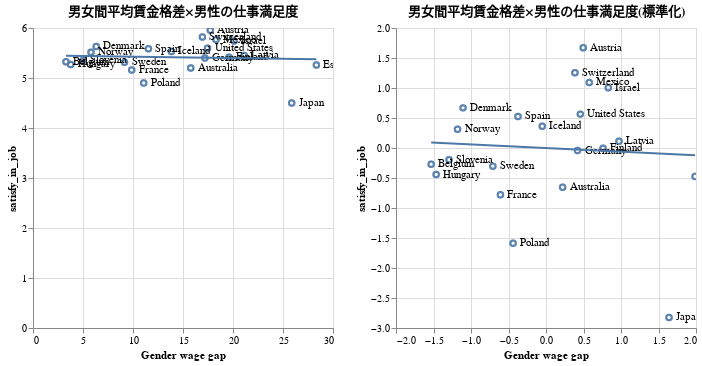

Write notebook code for a chart like this one.
### Markdown cell above
# グラフの描画

### Code cell
chart = alt.Chart(df_analysis).mark_point().encode(
    x='Gender wage gap',
    y='satisfy_in_job',
).properties(
    title="男女間平均賃金格差×男性の仕事満足度"
)
text = chart.mark_text(
    align='left',
    baseline='middle',
    dx=7
).encode(
    text='Country'
)
line = chart.transform_regression('Gender wage gap', 'satisfy_in_job').mark_line()

chart_std = alt.Chart(df_analysis_std).mark_point().encode(
    x='Gender wage gap',
    y='satisfy_in_job',
).properties(
    title="男女間平均賃金格差×男性の仕事満足度(標準化)"
)
text_std = chart_std.mark_text(
    align='left',
    baseline='middle',
    dx=7
).encode(
    text='Country'
)
line_std = chart_std.transform_regression('Gender wage gap', 'satisfy_in_job').mark_line()


chart + chart.interactive() + text + line | chart_std + chart_std.interactive() + text_std + line_std

### Figure 1 — Vega-Lite specification as saved in the notebook (floating-point values rounded to 4 significant figures)
{"config": {"view": {"continuousWidth": 300, "continuousHeight": 300}}, "hconcat": [{"layer": [{"mark": {"type": "point"}, "encoding": {"x": {"field": "Gender wage gap", "type": "quantitative"}, "y": {"field": "satisfy_in_job", "type": "quantitative"}}, "title": "男女間平均賃金格差×男性の仕事満足度"}, {"mark": {"type": "point"}, "encoding": {"x": {"field": "Gender wage gap", "type": "quantitative"}, "y": {"field": "satisfy_in_job", "type": "quantitative"}}, "name": "view_83", "title": "男女間平均賃金格差×男性の仕事満足度"}, {"mark": {"type": "text", "align": "left", "baseline": "middle", "dx": 7}, "encoding": {"text": {"field": "Country", "type": "nominal"}, "x": {"field": "Gender wage gap", "type": "quantitative"}, "y": {"field": "satisfy_in_job", "type": "quantitative"}}, "title": "男女間平均賃金格差×男性の仕事満足度"}, {"mark": {"type": "line"}, "encoding": {"x": {"field": "Gender wage gap", "type": "quantitative"}, "y": {"field": "satisfy_in_job", "type": "quantitative"}}, "title": "男女間平均賃金格差×男性の仕事満足度", "transform": [{"on": "Gender wage gap", "regression": "satisfy_in_job"}]}], "data": {"name": "data-65c550174c90cb80abdac6b5a76daa25"}}, {"layer": [{"mark": {"type": "point"}, "encoding": {"x": {"field": "Gender wage gap", "type": "quantitative"}, "y": {"field": "satisfy_in_job", "type": "quantitative"}}, "title": "男女間平均賃金格差×男性の仕事満足度(標準化)"}, {"mark": {"type": "point"}, "encoding": {"x": {"field": "Gender wage gap", "type": "quantitative"}, "y": {"field": "satisfy_in_job", "type": "quantitative"}}, "name": "view_84", "title": "男女間平均賃金格差×男性の仕事満足度(標準化)"}, {"mark": {"type": "text", "align": "left", "baseline": "middle", "dx": 7}, "encoding": {"text": {"field": "Country", "type": "nominal"}, "x": {"field": "Gender wage gap", "type": "quantitative"}, "y": {"field": "satisfy_in_job", "type": "quantitative"}}, "title": "男女間平均賃金格差×男性の仕事満足度(標準化)"}, {"mark": {"type": "line"}, "encoding": {"x": {"field": "Gender wage gap", "type": "quantitative"}, "y": {"field": "satisfy_in_job", "type": "quantitative"}}, "title": "男女間平均賃金格差×男性の仕事満足度(標準化)", "transform": [{"on": "Gender wage gap", "regression": "satisfy_in_job"}]}], "data": {"name": "data-ff7ea317eb981857d5281b42d31c8641"}}], "params": [{"name": "param_83", "select": {"type": "interval", "encodings": ["x", "y"]}, "bind": "scales", "views": ["view_83"]}, {"name": "param_84", "select": {"type": "interval", "encodings": ["x", "y"]}, "bind": "scales", "views": ["view_84"]}], "$schema": "https://vega.github.io/schema/vega-lite/v5.20.1.json", "datasets": {"data-65c550174c90cb80abdac6b5a76daa25": [{"Country": "Australia", "satisfy_in_job": 5.202, "Gender wage gap": 15.77}, {"Country": "Austria", "satisfy_in_job": 5.954, "Gender wage gap": 17.73}, {"Country": "Belgium", "satisfy_in_job": 5.326, "Gender wage gap": 3.299}, {"Country": "Denmark", "satisfy_in_job": 5.63, "Gender wage gap": 6.324}, {"Country": "Estonia", "satisfy_in_job": 5.261, "Gender wage gap": 28.34}, {"Country": "Finland", "satisfy_in_job": 5.413, "Gender wage gap": 19.61}, {"Country": "France", "satisfy_in_job": 5.162, "Gender wage gap": 9.872}, {"Country": "Germany", "satisfy_in_job": 5.4, "Gender wage gap": 17.19}, {"Country": "Hungary", "satisfy_in_job": 5.271, "Gender wage gap": 3.773}, {"Country": "Iceland", "satisfy_in_job": 5.531, "Gender wage gap": 13.84}, {"Country": "Israel", "satisfy_in_job": 5.739, "Gender wage gap": 20.11}, {"Country": "Japan", "satisfy_in_job": 4.5, "Gender wage gap": 25.87}, {"Country": "Latvia", "satisfy_in_job": 5.451, "Gender wage gap": 21.12}, {"Country": "Mexico", "satisfy_in_job": 5.768, "Gender wage gap": 18.3}, {"Country": "Norway", "satisfy_in_job": 5.514, "Gender wage gap": 5.801}, {"Country": "Poland", "satisfy_in_job": 4.9, "Gender wage gap": 11.07}, {"Country": "Slovenia", "satisfy_in_job": 5.351, "Gender wage gap": 4.996}, {"Country": "Spain", "satisfy_in_job": 5.584, "Gender wage gap": 11.54}, {"Country": "Sweden", "satisfy_in_job": 5.316, "Gender wage gap": 9.153}, {"Country": "Switzerland", "satisfy_in_job": 5.82, "Gender wage gap": 16.94}, {"Country": "United States", "satisfy_in_job": 5.596, "Gender wage gap": 17.45}], "data-ff7ea317eb981857d5281b42d31c8641": [{"Country": "Australia", "satisfy_in_job": -0.6536, "Gender wage gap": 0.2217}, {"Country": "Austria", "satisfy_in_job": 1.67, "Gender wage gap": 0.4965}, {"Country": "Belgium", "satisfy_in_job": -0.2708, "Gender wage gap": -1.531}, {"Country": "Denmark", "satisfy_in_job": 0.6688, "Gender wage gap": -1.106}, {"Country": "Estonia", "satisfy_in_job": -0.4732, "Gender wage gap": 1.987}, {"Country": "Finland", "satisfy_in_job": -0.003078, "Gender wage gap": 0.7607}, {"Country": "France", "satisfy_in_job": -0.7779, "Gender wage gap": -0.6075}, {"Country": "Germany", "satisfy_in_job": -0.04253, "Gender wage gap": 0.4204}, {"Country": "Hungary", "satisfy_in_job": -0.4424, "Gender wage gap": -1.465}, {"Country": "Iceland", "satisfy_in_job": 0.3624, "Gender wage gap": -0.04982}, {"Country": "Israel", "satisfy_in_job": 1.006, "Gender wage gap": 0.8308}, {"Country": "Japan", "satisfy_in_job": -2.824, "Gender wage gap": 1.641}, {"Country": "Latvia", "satisfy_in_job": 0.1142, "Gender wage gap": 0.9734}, {"Country": "Mexico", "satisfy_in_job": 1.094, "Gender wage gap": 0.5767}, {"Country": "Norway", "satisfy_in_job": 0.3109, "Gender wage gap": -1.18}, {"Country": "Poland", "satisfy_in_job": -1.587, "Gender wage gap": -0.4387}, {"Country": "Slovenia", "satisfy_in_job": -0.1943, "Gender wage gap": -1.293}, {"Country": "Spain", "satisfy_in_job": 0.5257, "Gender wage gap": -0.373}, {"Country": "Sweden", "satisfy_in_job": -0.3021, "Gender wage gap": -0.7086}, {"Country": "Switzerland", "satisfy_in_job": 1.255, "Gender wage gap": 0.3857}, {"Country": "United States", "satisfy_in_job": 0.5647, "Gender wage gap": 0.4575}]}}
